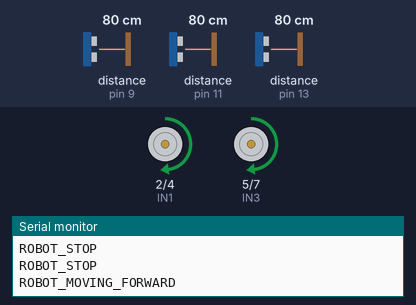
Bench run of a sketch on a simulated Arduino Uno, built with avr-gcc and run on an emulated ATmega328P. Parts: motor-driver pin pairs drawn as motors (green arrow = first pin HIGH = forward, orange = second pin HIGH = backward, longer = more drive, scaled by the enable pin), the last lines printed to the serial monitor. Wiring (inferred from the names in the program): 3 × ultrasonic range finder: trigger pin 8, echo pin 9 / trigger pin 10, echo pin 11 / trigger pin 12, echo pin 13. The inputs (shaded band) are chosen by the test bench; at power-on: distance to the obstacle (sensors on pin 9, pin 11, pin 13) 80 cm. The echo pulse lasts 58.3 µs per cm.

Above: at 0.91 s.
1.3 s: distance to the obstacle (sensor on pin 9) set to 29 cm
4.3 s: distance to the obstacle (sensor on pin 9) set to 23 cm
At 5.2 s:
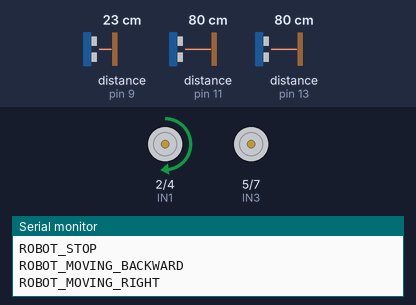
7.3 s: distance to the obstacle (sensor on pin 11) set to 28 cm
At 7.86 s:
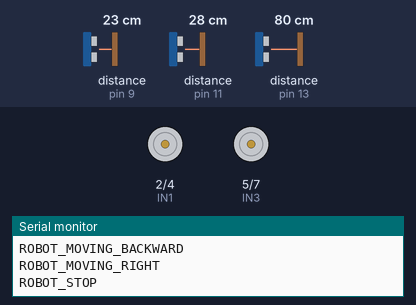
10.3 s: distance to the obstacle (sensor on pin 11) set to 24 cm
At 12.0 s:
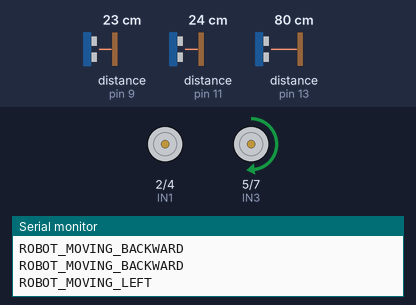
13.3 s: distance to the obstacle (sensor on pin 11) set to 35 cm
16.3 s: distance to the obstacle (sensor on pin 11) set to 2 cm
Timing chart, 0 to 20.3 s (numbered marks = the images above; inputs shaded):
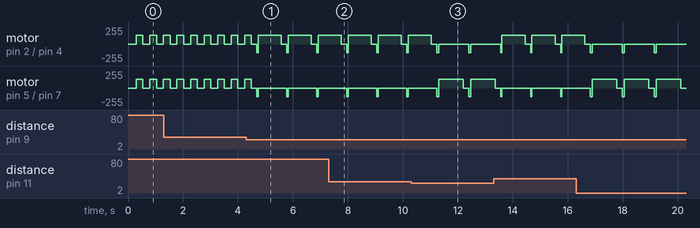

The sketch:

Obstacle_Avoiding_Robot.ino
```cpp
// Define constants
#define ENA 3
#define IN1 2
#define IN2 4
#define IN3 5
#define IN4 7
#define ENB 6
#define Speed 130
#define DISTANCE_THRESHOLD_FORWARD 25
#define DISTANCE_THRESHOLD_SIDE 25

// Ultrasonic sensor pins
const int trig_forward = 8;
const int echo_forward = 9;
const int trig_right = 10;
const int echo_right = 11;
const int trig_left = 12;
const int echo_left = 13;

// Function prototypes
void moveForward();
void moveBackward();
void turnRight();
void turnLeft();
void stopCar();
int measureDistance(int trigPin, int echoPin);

void setup() {
  Serial.begin(9600);

  pinMode(ENA, OUTPUT);
  pinMode(ENB, OUTPUT);
  pinMode(IN1, OUTPUT);
  pinMode(IN2, OUTPUT);
  pinMode(IN3, OUTPUT);
  pinMode(IN4, OUTPUT);

  pinMode(trig_forward, OUTPUT);
  pinMode(echo_forward, INPUT);
  pinMode(trig_right, OUTPUT);
  pinMode(echo_right, INPUT);
  pinMode(trig_left, OUTPUT);
  pinMode(echo_left, INPUT);
}

void loop() {
  int leftDistance = measureDistance(trig_left, echo_left);
  int middleDistance = measureDistance(trig_forward, echo_forward);
  int rightDistance = measureDistance(trig_right, echo_right);

  avoidObstacle(leftDistance, middleDistance, rightDistance);

  delay(100);  // Adjust as needed
}

// Ultrasonic distance measurement function
int measureDistance(int trigPin, int echoPin) {
  digitalWrite(trigPin, LOW);
  delayMicroseconds(2);
  digitalWrite(trigPin, HIGH);
  delayMicroseconds(10);
  digitalWrite(trigPin, LOW);
  float distance = pulseIn(echoPin, HIGH);
  delay(10);

  distance = distance / 29 / 2;
  return (int)distance;
}

// Function to avoid obstacles
void avoidObstacle(int leftDist, int middleDist, int rightDist) {
  stopCar();
  delay(100);
  if (middleDist <= DISTANCE_THRESHOLD_FORWARD && rightDist <= DISTANCE_THRESHOLD_SIDE && leftDist <= DISTANCE_THRESHOLD_SIDE) {
    stopCar();
    delay(150);
    moveBackward();
    delay(70);
  }
  else {
    if (middleDist <= DISTANCE_THRESHOLD_FORWARD) {
      stopCar();
      delay(100);
      moveBackward();
      delay(50);
      if (rightDist <= DISTANCE_THRESHOLD_SIDE ) {
        moveBackward();
        delay(20);
        turnLeft();
        delay(750);
      }
       else {
        turnRight();
        delay(700);
      }

    }
    else {
      stopCar();
      delay(150);
      moveForward();
      delay(100);

    }
  }
}
// Movement functions
void moveForward() {
  digitalWrite(IN1, HIGH);
  digitalWrite(IN2, LOW);
  analogWrite(ENA, Speed);

  digitalWrite(IN3, HIGH);
  digitalWrite(IN4, LOW);
  analogWrite(ENB, Speed);
  Serial.println("ROBOT_MOVING_FORWARD");
}

void moveBackward() {
  digitalWrite(IN1, LOW);
  digitalWrite(IN2, HIGH);
  analogWrite(ENA, Speed);

  digitalWrite(IN3, LOW);
  digitalWrite(IN4, HIGH);
  analogWrite(ENB, Speed);
  Serial.println("ROBOT_MOVING_BACKWARD" );
}

void turnRight() {
  digitalWrite(IN1, HIGH);
  digitalWrite(IN2, LOW);
  analogWrite(ENA, Speed);

  digitalWrite(IN3, LOW);
  digitalWrite(IN4, LOW);
  analogWrite(ENB, Speed);
  Serial.println("ROBOT_MOVING_RIGHT");
}

void turnLeft() {
  digitalWrite(IN1, LOW);
  digitalWrite(IN2, LOW);
  analogWrite(ENA, Speed);

  digitalWrite(IN3, HIGH);
  digitalWrite(IN4, LOW);
  analogWrite(ENB, Speed);
  Serial.println("ROBOT_MOVING_LEFT");
}

void stopCar() {
  digitalWrite(IN1, LOW);
  digitalWrite(IN2, LOW);
  analogWrite(ENA, 0);

  digitalWrite(IN3, LOW);
  digitalWrite(IN4, LOW);
  analogWrite(ENB, 0);
  Serial.println("ROBOT_STOP");
}
```

Measured:
- the behaviour switches between 27 and 26 cm on distance to the obstacle (sensor on pin 9) (found by bisection; images 0 and 1)
- the behaviour switches between 26 and 25 cm on distance to the obstacle (sensor on pin 11) (found by bisection; images 2 and 3)
- by itself, motor on pin 2 (IN1) / pin 4 (IN2): repeats every 1.2 s: backward 130/255 0.07 s, stopped 1.1 s
- by itself, motor on pin 5 (IN3) / pin 7 (IN4): repeats every 1.2 s: forward 130/255 0.89 s, stopped 0.20 s, backward 130/255 0.07 s
